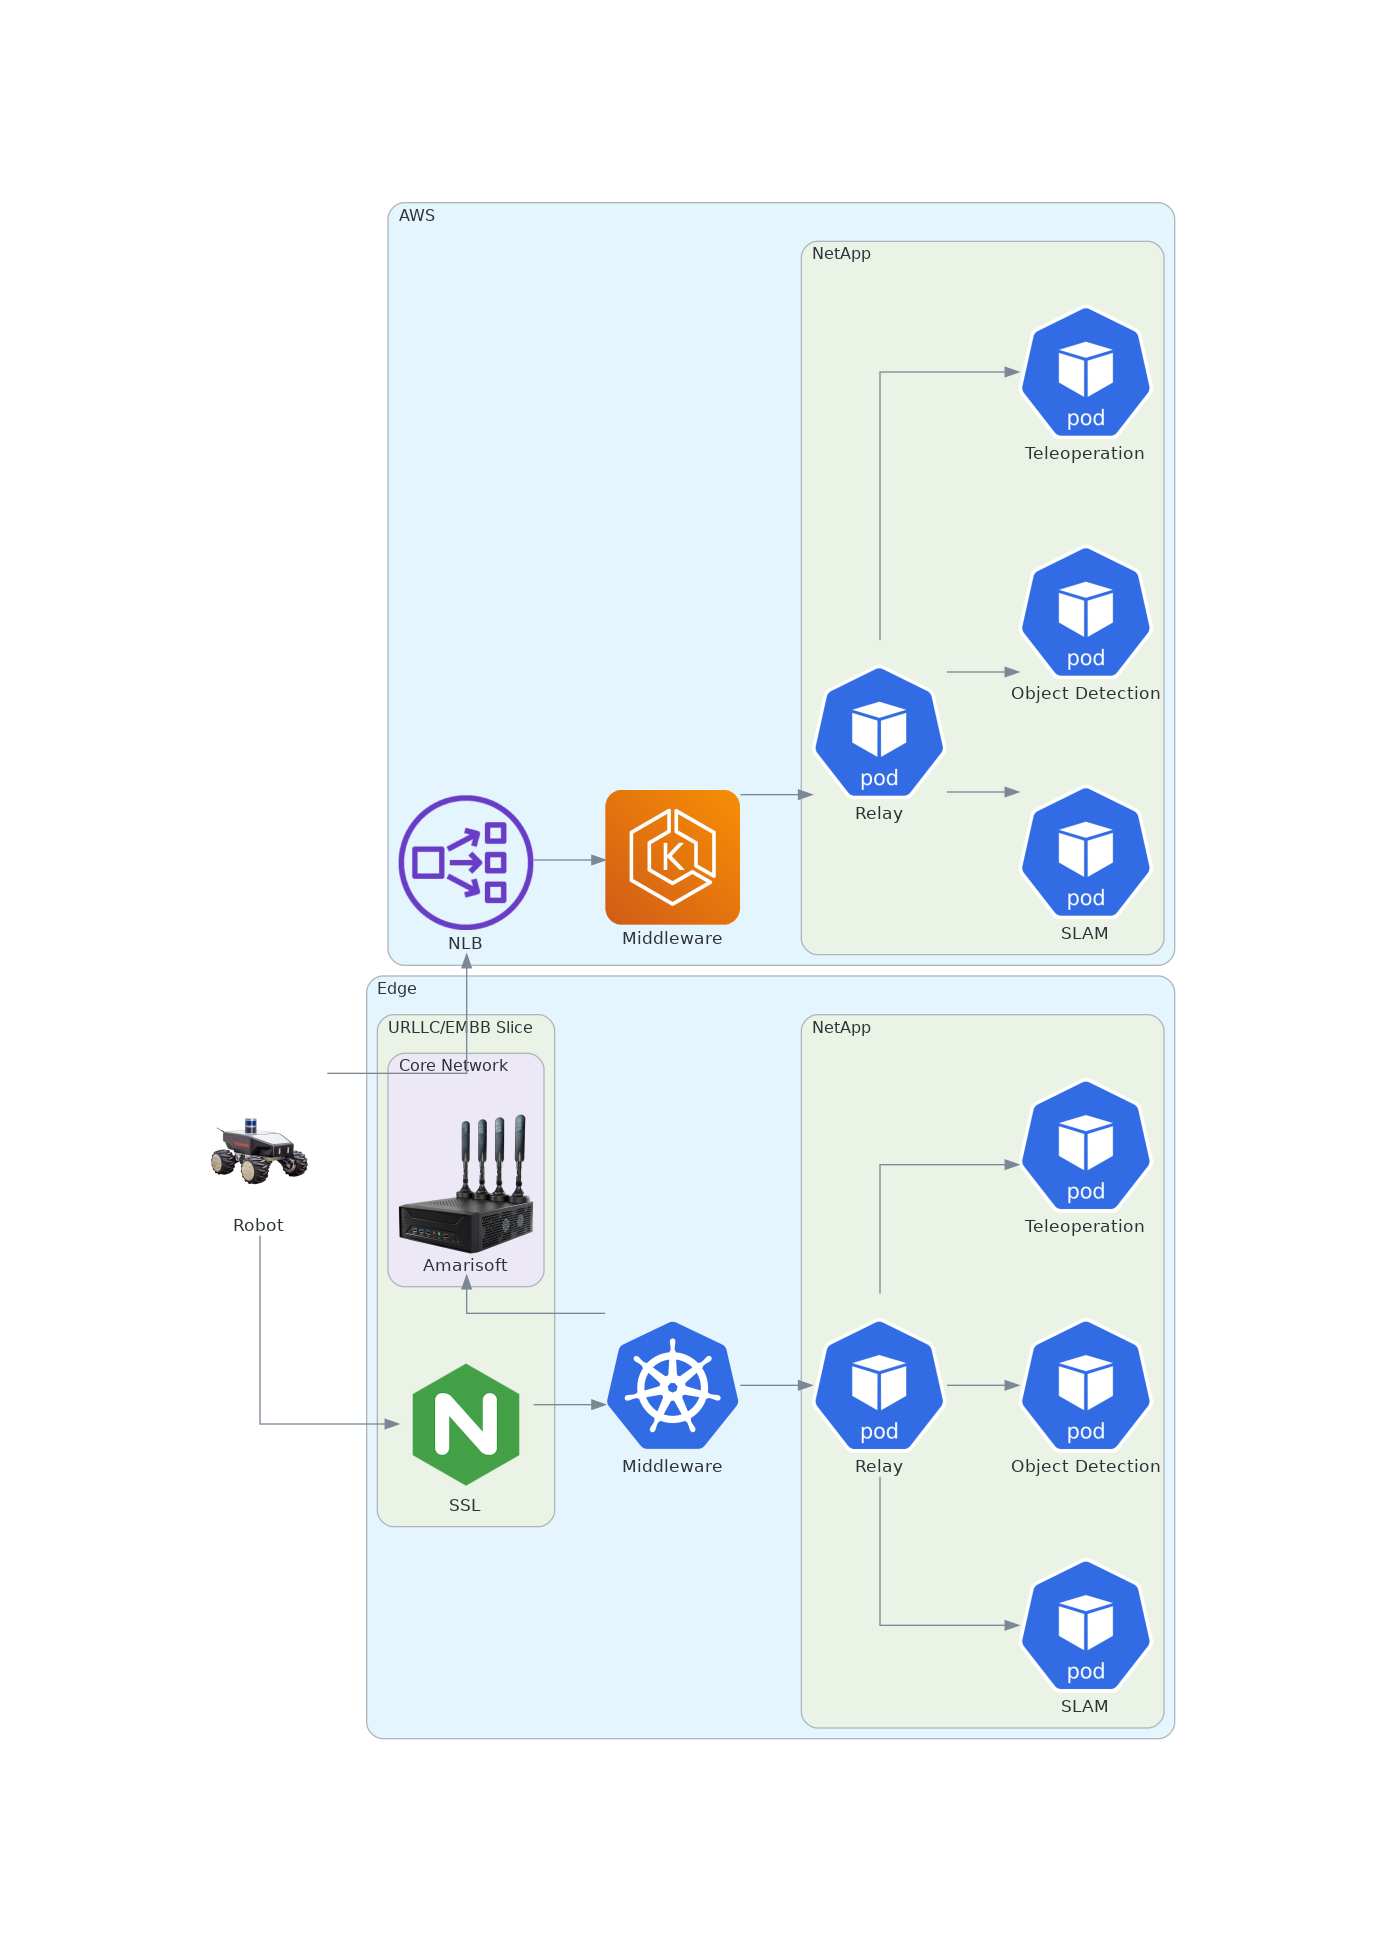

Python code for this plot:
from diagrams import Cluster, Diagram
from diagrams.aws.compute import EC2, EKS
from diagrams.aws.network import NLB
from diagrams.custom import Custom
from diagrams.k8s.compute import Pod
from diagrams.onprem.network import Nginx

with Diagram("", direction="TB", show=False, filename="switchover-full", strict=True):
    robot = Custom("Robot", "../img/summit-xl.jpg")
    with Cluster("AWS") as cloud:
        nlb = NLB("NLB", )
        middleware_cloud = EKS("Middleware")
        with Cluster("NetApp") as k8s:
            relay = Pod("Relay")
            netapps = [Pod("SLAM"), Pod("Object Detection"), Pod("Teleoperation")]
        nlb >> middleware_cloud >> relay >> netapps

    with Cluster("Edge") as edge:
        with Cluster("URLLC/EMBB Slice"):
            with Cluster("Core Network") as core:
                amarisoft = Custom("Amarisoft", "../img/amarisoft-testbed.png")
            nginx = Nginx("SSL")

        middleware_edge = Custom("Middleware", "../img/k8s.png")
        with Cluster("NetApp") as k8s_local:
            relay = Pod("Relay")
            netapps = [Pod("SLAM"), Pod("Object Detection"), Pod("Teleoperation")]

        nginx >> middleware_edge >> relay >> netapps
        middleware_edge >> amarisoft

    robot >> [nlb, nginx]
    #robot >> middleware_cloud >> net_app2
    #net_app >> middleware_cloud
